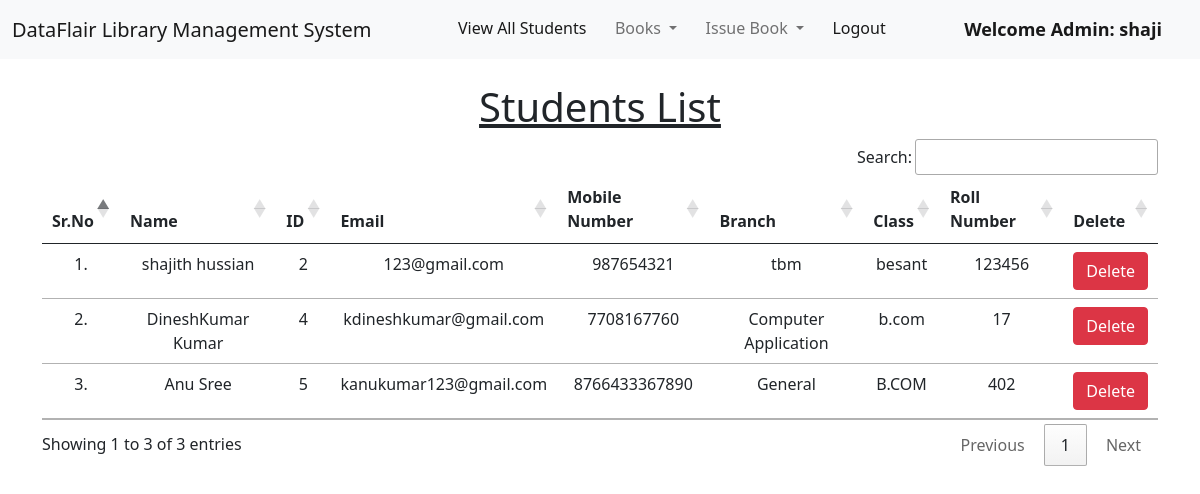
The page /view_students/ (signed in) on the database its author committed.
### library/models.py (models this page shows, shortened)
class Student(models.Model):
    user = models.OneToOneField(User, on_delete=models.CASCADE)
    classroom = models.CharField(max_length=10)
    branch = models.CharField(max_length=10)
    roll_no = models.CharField(max_length=3, blank=True)
    phone = models.CharField(max_length=10, blank=True)
    image = models.ImageField(upload_to="", blank=True)

### library/views.py (the view)
# urls.py: path("view_students/", views.view_students, name="view_students"),
@login_required(login_url = '/admin_login')
def view_students(request):
    students = Student.objects.all()
    return render(request, "view_students.html", {'students':students})

### library/templates/view_students.html (shortened to what this page needs)
{% extends 'admin_navbar.html' %}
{% load static %}
{% block body %}
<div class="container mt-4">
    <h1 class="text-center"><u>Students List</u></h1>
    <table class="table table-hover" id="example">
        <thead>
            <tr class="text-center">
                <th>Sr.No</th>
                <th>Name</th>
                <th>ID</th>
                <th>Email</th>
                <th>Mobile Number</th>
                <th>Branch</th>
                <th>Class</th>
                <th>Roll Number</th>
                <th>Delete</th>
            </tr>
        </thead>
        <tbody>
            {% for student in students %}
            <tr class="text-center">
                <td>{{forloop.counter}}.</td>
                <td>{{student.user.get_full_name}}</td>
                <td>{{student.user.id}}</td>
                <td>{{student.user.email}}</td>
                <td>{{student.phone}}</td>
                <td>{{student.branch}}</td>
                <td>{{student.classroom}}</td>
                <td>{{student.roll_no}}</td>
                <td><a href="/delete_student/{{student.id}}/" class="btn btn-danger" onclick="return confirm('Are you sure you want to delete this student?')">Delete</a></td>
            </tr>
            {% endfor %}
        </tbody>
    </table>
    </div>
{% endblock %}

### library/templates/admin_navbar.html (shortened to what this page needs)
<!doctype html>
<html lang="en">
  <head>
    <link href="https://cdn.jsdelivr.net/npm/bootstrap@5.1.0/dist/css/bootstrap.min.css" rel="stylesheet">
    <link rel="stylesheet" href="https://cdn.datatables.net/1.10.25/css/jquery.dataTables.min.css">
    <link rel="stylesheet" href="https://cdn.datatables.net/buttons/1.7.1/css/buttons.dataTables.min.css">
  </head>
  <body>
    <nav class="navbar navbar-expand-lg navbar-light bg-light">
        <div class="container-fluid">
          <a class="navbar-brand" href="#">DataFlair Library Management System</a>
          <div class="collapse navbar-collapse" id="navbarSupportedContent">
            <ul class="navbar-nav me-auto mb-2 mb-lg-0">
              <li class="nav-item">
                <a class="nav-link active" aria-current="page" href="/view_students/">View All Students</a>
              </li>
              <li class="nav-item dropdown">
                <a class="nav-link dropdown-toggle" href="#" id="navbarDropdown" role="button" data-bs-toggle="dropdown" aria-expanded="false">
                  Books
                </a>
              </li>
              <li class="nav-item dropdown">
                <a class="nav-link dropdown-toggle" href="#" id="navbarDropdown" role="button" data-bs-toggle="dropdown" aria-expanded="false">
                  Issue Book
                </a>
              </li>
              <li class="nav-item">
                <a class="nav-link active" aria-current="page" href="/logout/">Logout</a>
              </li>
              <li class="nav-item">
                <a style="font-weight:600; font-family:'Segoe UI', Tahoma, Geneva, Verdana, sans-serif; font-size: large;" class="nav-link active" href="#">Welcome Admin: {{request.user}}</a>
              </li>
            </ul>
          </div>
        </div>
      </nav>
      {% block body %}
      {% endblock %}
  </body>
</html>

### rows shown on the page
Student: user.get_full_name "shajith hussian", user.id "2", user.email "123@gmail.com", phone "987654321", branch "tbm", classroom "besant", roll_no "123456"
Student: user.get_full_name "DineshKumar Kumar", user.id "4", user.email "kdineshkumar@gmail.com", phone "7708167760", branch "Computer Application", classroom "b.com", roll_no "17"
Student: user.get_full_name "Anu Sree", user.id "5", user.email "kanukumar123@gmail.com", phone "8766433367890", branch "General", classroom "B.COM", roll_no "402"

### other values the page prints
{{ request.user }} "shaji"
